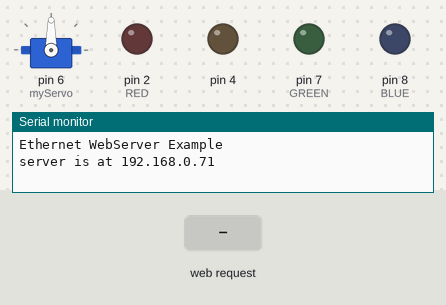
The sketch below on a simulated Arduino Uno, built with avr-gcc and run on an emulated ATmega328P. Shown: servo, output pins drawn as LEDs (lit = HIGH), the last lines printed to the serial monitor. Inputs (shaded band) come from the test bench. WiFi joins after 1.5 s; servers stay silent unless stated.

Above: at 1.2 s.
1.3 s: HTTP request GET /led?pinD8=on received
At 2.3 s:
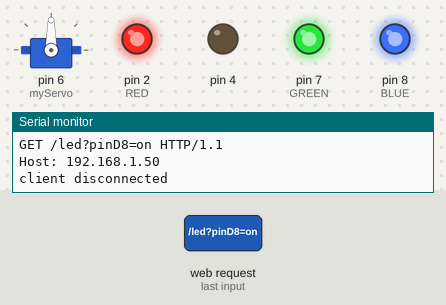
2.8 s: HTTP request GET /ac?pinD4=on received
At 3.5 s:
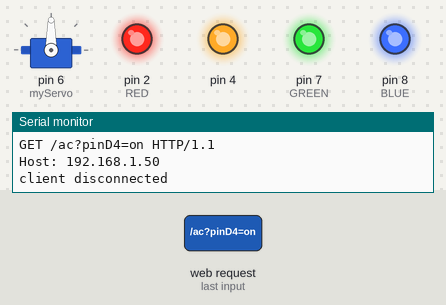
4.3 s: HTTP request GET /led?pinD8=off received
At 4.6 s:
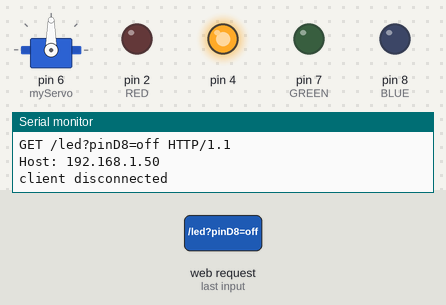
Timing chart, 0 to 7.3 s (numbered marks = the images above; inputs shaded):
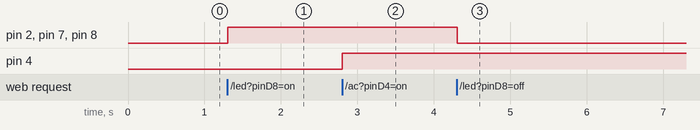

The sketch:

WebServer_LED.ino
```cpp
#include <SPI.h>
#include <Ethernet.h>
#include<Servo.h>
//맥 주소와 IP 주소 입력 (IP주소는 로컬 네트워크 환경에 따라 다를 수 있음)
byte mac[] = {
  0xDE, 0xAD, 0xBE, 0xEF, 0xFE, 0xED
};
IPAddress ip(192,168,0,71);
IPAddress gateway(192, 168, 0, 1);
IPAddress subnet(255, 255, 255, 0);
IPAddress myDns (8, 8, 8, 8);

//사용하려는 IP 주소와 포트 초기화 (HTTP 포트 기본 값 : 80)
EthernetServer server(80);
EthernetClient client;
//LED 변수 선언 및 핀 번호 저장
Servo myServo;
void setup() {
  //LED 핀 모드 설정
  myServo.attach(6,500,2300);
  pinMode(7,OUTPUT);//GREEN
  pinMode(8,OUTPUT);//BLUE
  pinMode(2,OUTPUT);//RED
  // 시리얼 모니터 설정
  pinMode(4,OUTPUT);
  Serial.begin(9600);
  while (!Serial) {
    ; // wait for serial port to connect. Needed for native USB port only
  }
  Serial.println("Ethernet WebServer Example");

  // 이더넷 연결 및 서버 시작
  Ethernet.begin(mac, ip, myDns, gateway, subnet);

  // 이더넷 하드웨어 확인 (없을 경우 아래 조건문 실행)
  if (Ethernet.hardwareStatus() == EthernetNoHardware) {
    Serial.println("Ethernet shield was not found.  Sorry, can't run without hardware. :(");
    while (true) {
      delay(1); // do nothing, no point running without Ethernet hardware
    }
  }
  if (Ethernet.linkStatus() == LinkOFF) {
    Serial.println("Ethernet cable is not connected.");
  }

  // 서버 시작
  server.begin();
  Serial.print("server is at ");
  Serial.println(Ethernet.localIP());
}

void loop() {
  // 클라이언트 객체 선언 및 수신
  client = server.available();
  if (client) {
    Serial.println("new client");
    // http 요청은 빈줄로 끝남
    boolean currentLineIsBlank = true;
    String buffer = "";
    while (client.connected()) {
      if (client.available()) {
        char c = client.read();
        buffer += c;
        Serial.write(c);
        // 클라이언트에서 읽은 내용이 끝나면 개행문자 \n을 받아서 해당 줄이 비어 있으면
        // http 요청이 끝났으므로 응답을 보낼 수 있음.
        if (c == '\n' && currentLineIsBlank) {
          setHtml();
          break;
        }
        if (c == '\n') {
          // 새로운 라인 시작
          currentLineIsBlank = true;
        } else if (c != '\r') {
          if(buffer.indexOf("GET /led?pinD8=on") >= 0){
            digitalWrite(2,HIGH);
            digitalWrite(7,HIGH);
            digitalWrite(8,HIGH);
          }else if(buffer.indexOf("GET /led?pinD8=off") >= 0){
            digitalWrite(2,LOW);
            digitalWrite(7,LOW);
            digitalWrite(8,LOW);
          }/*else if(buffer.indexOf("GET /servo?pinD6=on") >= 0){
            myServo.write(180);
          }else if(buffer.indexOf("GET /servo?pinD6=off") >= 0){
            myServo.write(0);
          }*/else if(buffer.indexOf("GET /ac?pinD4=on") >=0){
            digitalWrite(4,HIGH);
          }else if(buffer.indexOf("GET /ac?pinD4=off") >=0){
            digitalWrite(4,LOW);
          }
          currentLineIsBlank = false;
        }
      }
    }

    // 웹 브라우저가 데이터를 받을 시간을 부여
    delay(1);
    // 연결 종료
    client.stop();
    Serial.println("client disconnected");
  }

}

void makeLed(){
  client.print("<center>");
  client.print("<form action='/led' method='GET'>");
  client.print("<input type='hidden' name='pinD8' value='on'>");
  client.print("<input class='onBtn' type='submit' value='on'/>");
  client.print("</form>");
  client.print("<form action='/led' method='GET'>");
  client.print("<input type='hidden' name='pinD8' value='off'>");
  client.print("<input class='offBtn' type='submit' value='off'/>");
  client.print("</center>");
  client.print("</form>");
}
void makeServo(){
  client.print("<center>");
  client.print("<form action='/servo' method='GET'>");
  client.print("<input type='hidden' name='pinD6' value='on'>");
  client.print("<input class='onBtn' type='submit' value='on'/>");
  client.print("</form>");
  client.print("<form action='/servo' method='GET'>");
  client.print("<input type='hidden' name='pinD6' value='off'>");
  client.print("<input class='offBtn' type='submit' value='off'/>");
  client.print("</center>");
  client.print("</form>");
}
void makeAirConditioner(){
  client.print("<center>");
  client.print("<form action='/ac' method='GET'>");
  client.print("<input type='hidden' name='pinD4' value='on'>");
  client.print("<input class='onBtn' type='submit' value='on'/>");
  client.print("</form>");
  client.print("<form action='/ac' method='GET'>");
  client.print("<input type='hidden' name='pinD4' value='off'>");
  client.print("<input class='offBtn' type='submit' value='off'/>");
  client.print("</center>");
  client.print("</form>");
}
void setHtml(){
  client.println("HTTP/1.1 200 OK");
  client.println("Content-Type: text/html");
  client.println();
  client.println("<!DOCTYPE HTML>");
  client.println("<html>");
  client.println("<center>");
  client.println("<title>Arduino for IoT</title>");
  client.println("<head>");
  client.println("<style>");
  client.println("h1{color:#17A1A5; font-size:48px;}");
  client.println("h2{color:#17A1A5; font-size:30px;}");
  client.println(".box{border:solid 5px #4db7bb; width:200px; height: 300px;}");
  client.println("input{width:40%; height: 100px; font-size:40px; color:#fff; border:none; background: #17A1A5;}");
  client.println(".onBtn{margin:40px 0 20px 0;}");
  client.println("</style>");
  client.println("</head>");
  client.println("<body>");
  client.println("");
  client.println("<h1>Home Arduino</h1>");
  client.println("<br><br><br>");
  client.println("<h2>LED</h2>");
  makeLed();
  client.println("<h2>Curtain</h2>");
  makeServo();
  client.println("<h2>AirConditioner</h2>");
  makeAirConditioner();
  client.println("<br />");
  client.println("</center>");
  client.println("</body>");
  client.println("</html>");
}
```

Measured:
- after the input at 1.3 s, pin 2 (RED), pin 7 (GREEN), pin 8 (BLUE): LOW → HIGH at once
- after the input at 2.8 s, pin 4: LOW → HIGH at once
- after the input at 4.3 s, pin 2 (RED), pin 7 (GREEN), pin 8 (BLUE): HIGH → LOW at once
